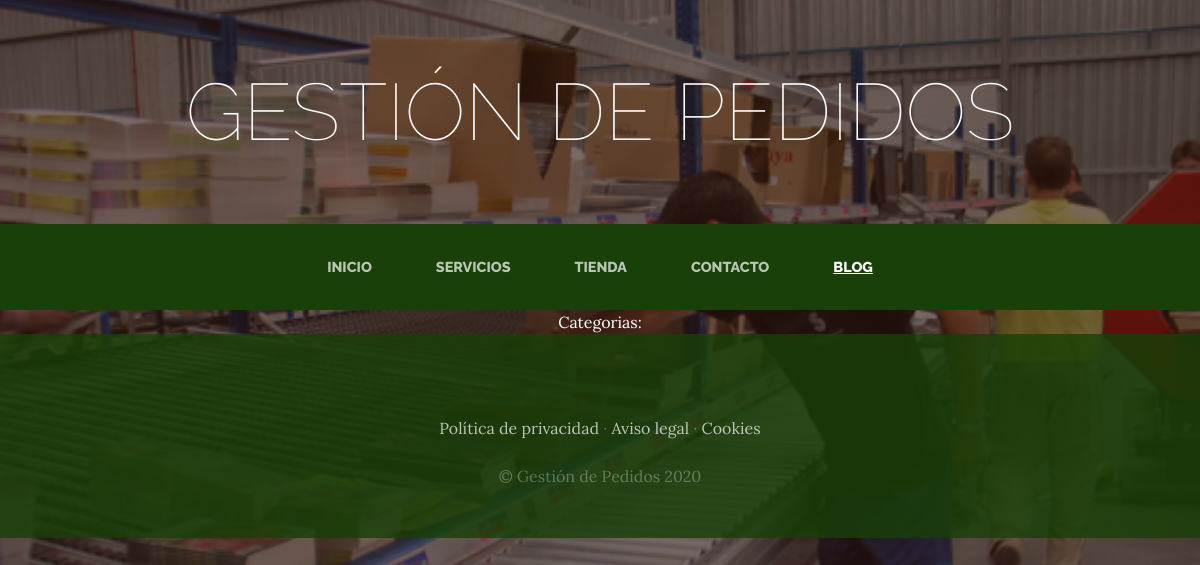
Page /blog/categoria/2/ on the earlier database version.
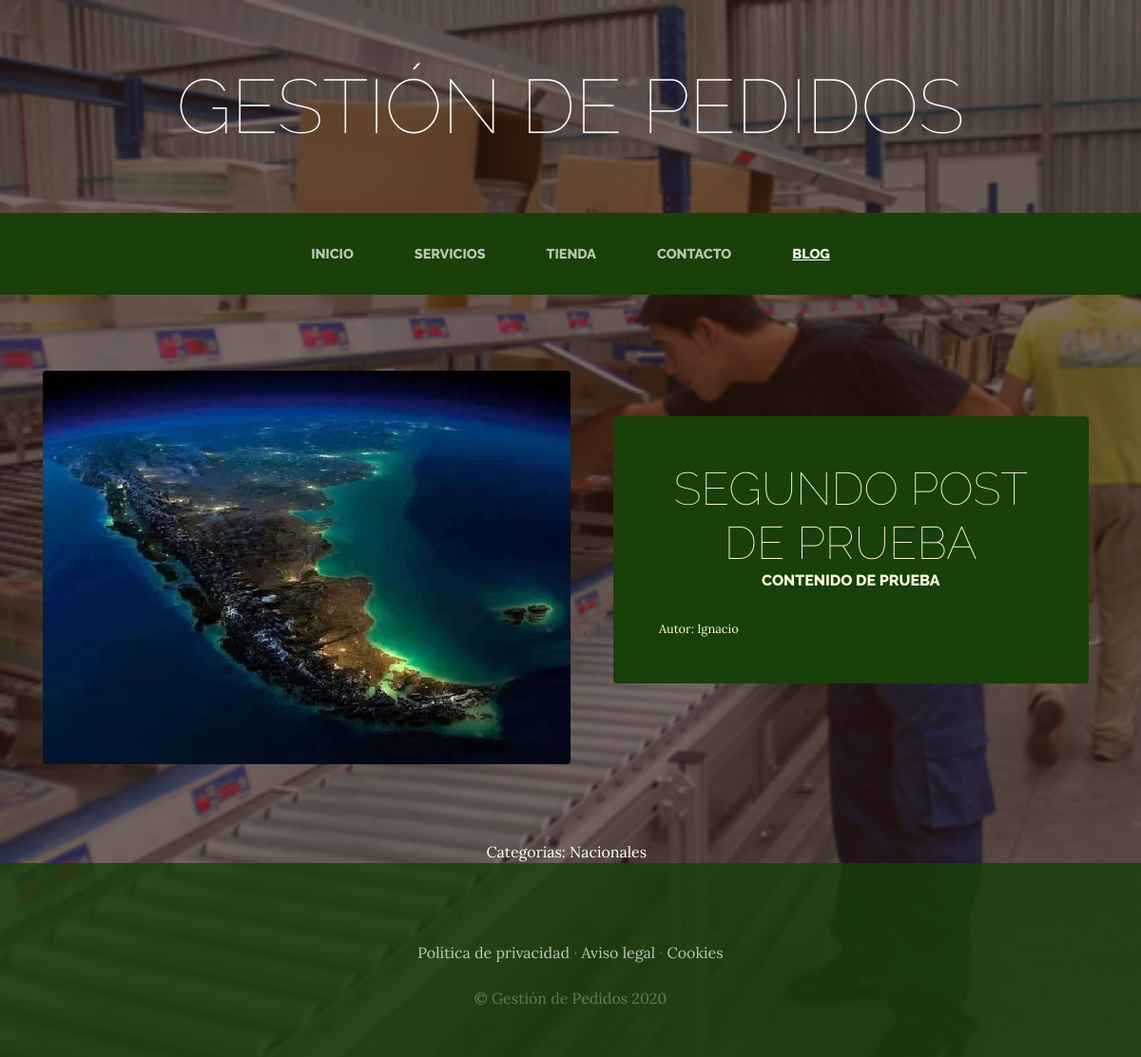
Same page on the later database version.
### blog/models.py (models this page shows, shortened)
class Post(models.Model):
    titulo=models.CharField(max_length=50)
    contenido=models.CharField(max_length=50)
    imagen=models.ImageField(upload_to='blog',null=True,blank=True)#dondelo sube, null y blank es para que la imagen sea opcional
    autor=models.ForeignKey(User,on_delete=models.CASCADE)#Para que cuando se elimine el usuario se eliminen en cascada todos los post que el mismo hizo
    categorias=models.ManyToManyField(Categoria)#Especificamos la relacion varios a varios que tiene post con categoria
    created=models.DateTimeField(auto_now_add=True)
    updated=models.DateTimeField(auto_now_add=True)
    class Meta:
        verbose_name='post'
        verbose_name_plural='posts'

class Categoria(models.Model):
    nombre=models.CharField(max_length=50)
    created=models.DateTimeField(auto_now_add=True)
    updated=models.DateTimeField(auto_now_add=True)
    class Meta:
        verbose_name='categoria'
        verbose_name_plural='categorias'

### blog/views.py (the view)
# urls.py: path('/categoria/<int:categoria_id>/',views.categoria,name='categoria'),#si va entre <> lo considera como un parametro
def categoria(request, categoria_id):
    categoria=Categoria.objects.get(id=categoria_id)#nos muestra la categoria por id
    posts=Post.objects.filter(categorias=categoria)# nos mostrara el post filtrado por categoria
    return render(request, "blog/categoria.html",{"categoria":categoria,"posts" : posts})

### blog/templates/blog/categoria.html
{% extends "ProyectoWebApp/base.html" %}
{% load static %}
{% block content %}
    {% for post in posts %}
    <section class="page-section clearfix">
        <div class="container">
          <div class="intro">
            <img class="intro-img img-fluid mb-3 mb-lg-0 rounded" src="{{post.imagen.url}}" alt="" style="width:50%; ">
            <div class="intro-text left-0 text-center bg-faded p-5 rounded">
              <h2 class="section-heading mb-4" >
                <span class="section-heading-lower">{{post.titulo}}</span>
                <span class="section-heading-upper">{{post.contenido}}</span>
              </h2>
              <div style="text-align: left; font-size: 0.8em;">Autor: {{post.autor}}</div>
            </div>
          </div>
        </div>
      </section>
    {% endfor %}
    <section>
      <div style="width:75%;margin: auto; text-align: center; color: white;">
        Categorias:
        {% for post in posts %}
          {% for categoria in post.categorias.all %}
            {{categoria.nombre}} &nbsp;
          {% endfor %}
        {% endfor %}
      </div>
    </section>
{% endblock %}

Differences in the rows shown:
added Post: imagen (picture), titulo "SEGUNDO POST DE PRUEBA", contenido "CONTENIDO DE PRUEBA", autor "Ignacio"
now on this page (row unchanged): Categoria: nombre "Nacionales"
